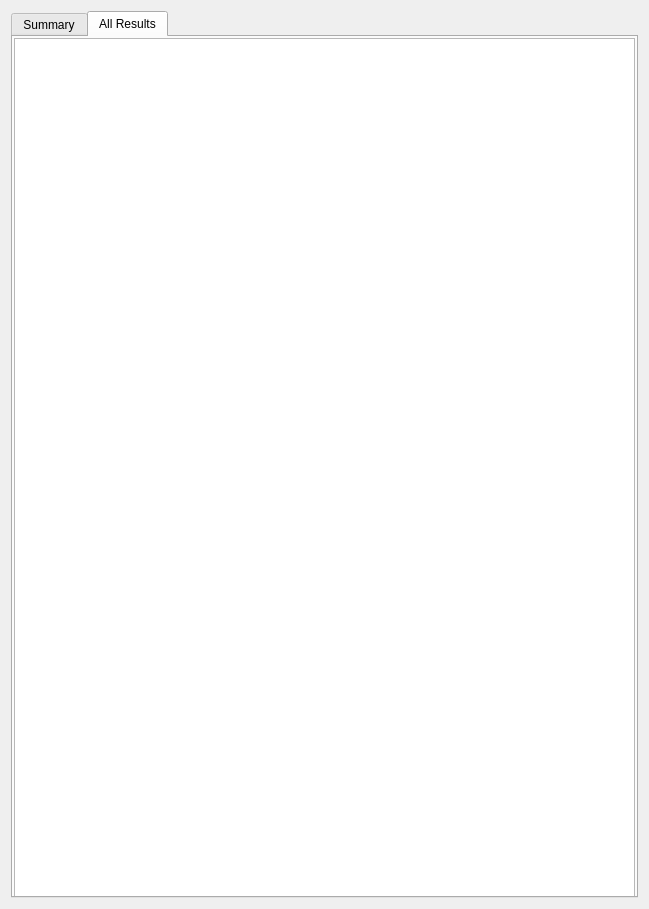
<?xml version="1.0" encoding="UTF-8"?>
<ui version="4.0">
 <class>Dialog</class>
 <widget class="QDialog" name="Dialog">
  <property name="geometry">
   <rect>
    <x>0</x>
    <y>0</y>
    <width>649</width>
    <height>909</height>
   </rect>
  </property>
  <property name="windowTitle">
   <string>Results</string>
  </property>
  <layout class="QVBoxLayout" name="verticalLayout">
   <item>
    <widget class="QTabWidget" name="tabWidget">
     <property name="minimumSize">
      <size>
       <width>0</width>
       <height>800</height>
      </size>
     </property>
     <property name="currentIndex">
      <number>1</number>
     </property>
     <widget class="QWidget" name="summary">
      <attribute name="title">
       <string>Summary</string>
      </attribute>
      <widget class="QLabel" name="label_2">
       <property name="geometry">
        <rect>
         <x>1</x>
         <y>15</y>
         <width>585</width>
         <height>29</height>
        </rect>
       </property>
       <property name="text">
        <string>Following results are summation of all loadcases</string>
       </property>
      </widget>
      <widget class="QTableView" name="resultsTable_sum">
       <property name="geometry">
        <rect>
         <x>1</x>
         <y>56</y>
         <width>601</width>
         <height>321</height>
        </rect>
       </property>
       <property name="minimumSize">
        <size>
         <width>0</width>
         <height>0</height>
        </size>
       </property>
       <property name="maximumSize">
        <size>
         <width>16777215</width>
         <height>350</height>
        </size>
       </property>
       <property name="toolTip">
        <string>Click the row to open file</string>
       </property>
       <property name="verticalScrollBarPolicy">
        <enum>Qt::ScrollBarAlwaysOn</enum>
       </property>
       <property name="horizontalScrollBarPolicy">
        <enum>Qt::ScrollBarAlwaysOn</enum>
       </property>
       <property name="sizeAdjustPolicy">
        <enum>QAbstractScrollArea::AdjustToContents</enum>
       </property>
      </widget>
      <widget class="QLabel" name="label_5">
       <property name="geometry">
        <rect>
         <x>1</x>
         <y>418</y>
         <width>433</width>
         <height>29</height>
        </rect>
       </property>
       <property name="text">
        <string>Ranking weight of result [Total 100]</string>
       </property>
      </widget>
      <widget class="QWidget" name="gridLayoutWidget">
       <property name="geometry">
        <rect>
         <x>2</x>
         <y>460</y>
         <width>349</width>
         <height>317</height>
        </rect>
       </property>
       <layout class="QGridLayout" name="gridLayout_2" rowstretch="1,1,0,0,0,0" columnstretch="1,1" rowminimumheight="2,2,0,0,0,0" columnminimumwidth="1,1">
        <property name="spacing">
         <number>3</number>
        </property>
        <item row="2" column="1">
         <widget class="QPlainTextEdit" name="standarddeviation">
          <property name="minimumSize">
           <size>
            <width>0</width>
            <height>0</height>
           </size>
          </property>
          <property name="maximumSize">
           <size>
            <width>70</width>
            <height>50</height>
           </size>
          </property>
          <property name="plainText">
           <string>50</string>
          </property>
         </widget>
        </item>
        <item row="1" column="0">
         <widget class="QLabel" name="internalenergyL">
          <property name="text">
           <string>Internal Energy</string>
          </property>
         </widget>
        </item>
        <item row="0" column="1">
         <widget class="QPlainTextEdit" name="volume">
          <property name="sizePolicy">
           <sizepolicy hsizetype="Expanding" vsizetype="Expanding">
            <horstretch>0</horstretch>
            <verstretch>0</verstretch>
           </sizepolicy>
          </property>
          <property name="maximumSize">
           <size>
            <width>70</width>
            <height>50</height>
           </size>
          </property>
          <property name="plainText">
           <string>20</string>
          </property>
         </widget>
        </item>
        <item row="4" column="1">
         <widget class="QPlainTextEdit" name="maxstress">
          <property name="maximumSize">
           <size>
            <width>70</width>
            <height>50</height>
           </size>
          </property>
          <property name="plainText">
           <string>10</string>
          </property>
         </widget>
        </item>
        <item row="1" column="1">
         <widget class="QPlainTextEdit" name="internalenergy">
          <property name="minimumSize">
           <size>
            <width>0</width>
            <height>0</height>
           </size>
          </property>
          <property name="maximumSize">
           <size>
            <width>70</width>
            <height>50</height>
           </size>
          </property>
          <property name="plainText">
           <string>10</string>
          </property>
         </widget>
        </item>
        <item row="3" column="1">
         <widget class="QPlainTextEdit" name="meanstress">
          <property name="maximumSize">
           <size>
            <width>70</width>
            <height>50</height>
           </size>
          </property>
          <property name="plainText">
           <string>0</string>
          </property>
         </widget>
        </item>
        <item row="2" column="0">
         <widget class="QLabel" name="standarddeviationL">
          <property name="text">
           <string>Std. Dev. of Int. Energ.</string>
          </property>
         </widget>
        </item>
        <item row="3" column="0">
         <widget class="QLabel" name="meanstressL">
          <property name="text">
           <string>Mean Stress</string>
          </property>
         </widget>
        </item>
        <item row="5" column="1">
         <widget class="QPlainTextEdit" name="maxdisplacement">
          <property name="maximumSize">
           <size>
            <width>70</width>
            <height>50</height>
           </size>
          </property>
          <property name="plainText">
           <string>10</string>
          </property>
         </widget>
        </item>
        <item row="5" column="0">
         <widget class="QLabel" name="maxdisplacementL">
          <property name="text">
           <string>Max Displacement</string>
          </property>
         </widget>
        </item>
        <item row="4" column="0">
         <widget class="QLabel" name="maxstressL">
          <property name="text">
           <string>Max Stress</string>
          </property>
         </widget>
        </item>
        <item row="0" column="0">
         <widget class="QLabel" name="volumeL">
          <property name="sizePolicy">
           <sizepolicy hsizetype="Fixed" vsizetype="Preferred">
            <horstretch>0</horstretch>
            <verstretch>0</verstretch>
           </sizepolicy>
          </property>
          <property name="maximumSize">
           <size>
            <width>200</width>
            <height>50</height>
           </size>
          </property>
          <property name="text">
           <string>Volume</string>
          </property>
          <property name="buddy">
           <cstring>volumeL</cstring>
          </property>
         </widget>
        </item>
       </layout>
      </widget>
      <widget class="QPushButton" name="pushButton">
       <property name="geometry">
        <rect>
         <x>360</x>
         <y>460</y>
         <width>111</width>
         <height>81</height>
        </rect>
       </property>
       <property name="text">
        <string>Arrange</string>
       </property>
      </widget>
     </widget>
     <widget class="QWidget" name="allresults">
      <attribute name="title">
       <string>All Results</string>
      </attribute>
      <widget class="QTableView" name="resultsTable_all">
       <property name="geometry">
        <rect>
         <x>1</x>
         <y>1</y>
         <width>621</width>
         <height>911</height>
        </rect>
       </property>
       <property name="minimumSize">
        <size>
         <width>0</width>
         <height>0</height>
        </size>
       </property>
       <property name="maximumSize">
        <size>
         <width>16777215</width>
         <height>16777215</height>
        </size>
       </property>
      </widget>
      <widget class="QLabel" name="label_3">
       <property name="geometry">
        <rect>
         <x>1</x>
         <y>921</y>
         <width>501</width>
         <height>29</height>
        </rect>
       </property>
       <property name="text">
        <string>You can open the files by clicking the row</string>
       </property>
      </widget>
     </widget>
    </widget>
   </item>
  </layout>
 </widget>
 <tabstops>
  <tabstop>volume</tabstop>
  <tabstop>internalenergy</tabstop>
  <tabstop>standarddeviation</tabstop>
  <tabstop>meanstress</tabstop>
  <tabstop>maxstress</tabstop>
  <tabstop>maxdisplacement</tabstop>
  <tabstop>pushButton</tabstop>
  <tabstop>resultsTable_sum</tabstop>
 </tabstops>
 <resources>
  <include location="redGreenIcon.qrc"/>
 </resources>
 <connections/>
</ui>
